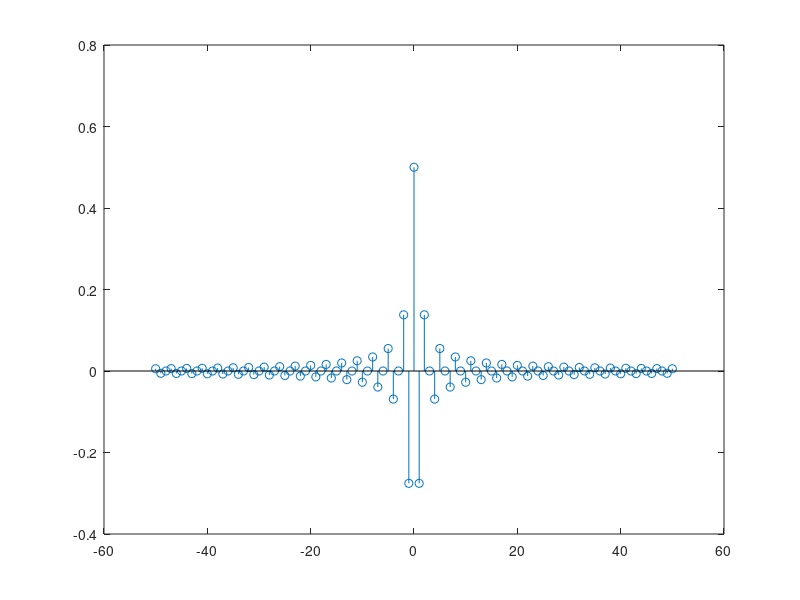
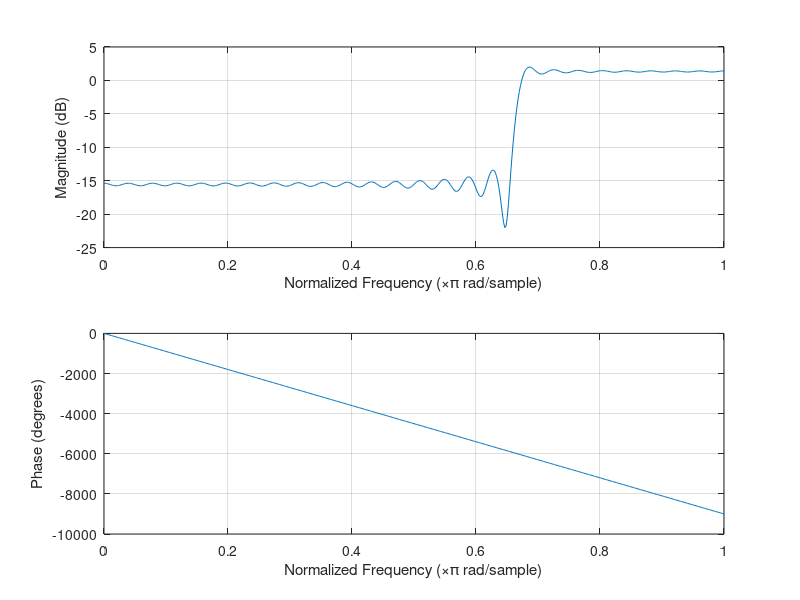
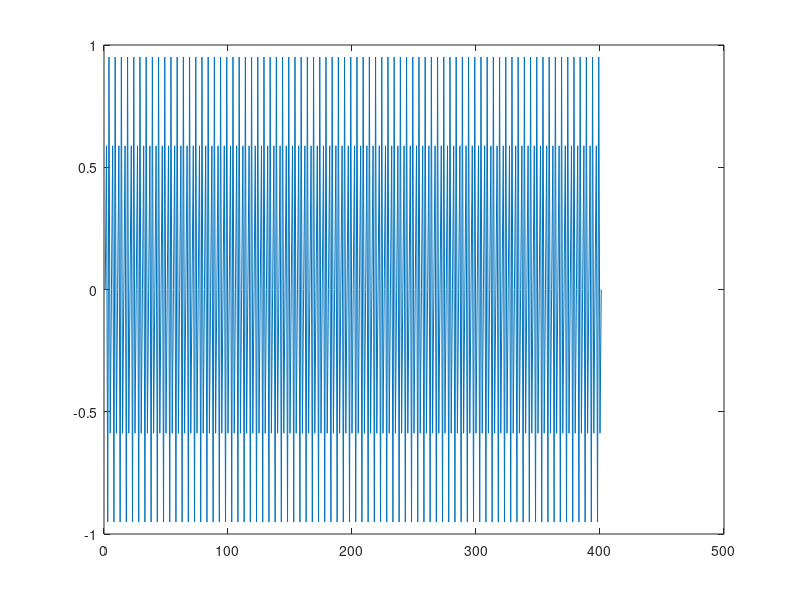
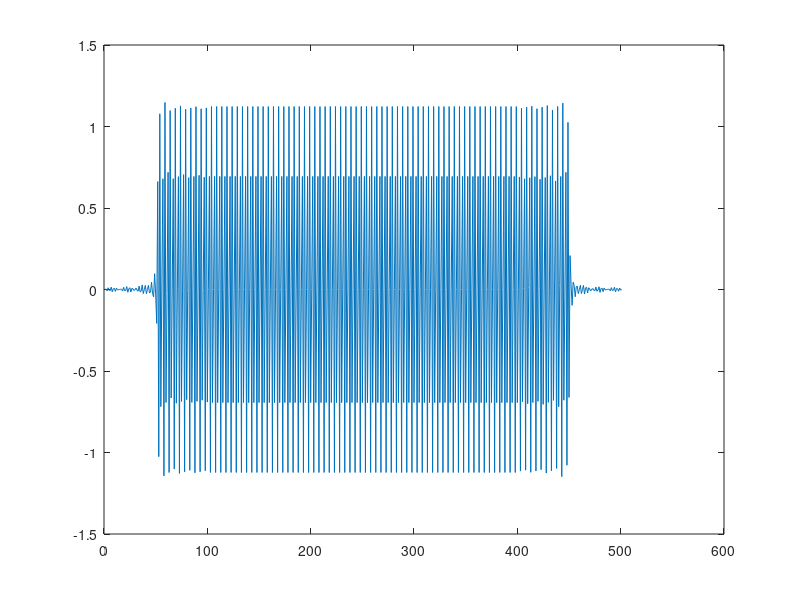

Reproduce these figures in MATLAB, in order.
clear all
clc

N=50;
h1=[];

for n=-N:N  
    if n==0
        hn=1/2;
        stem(0,1/2);
    else
        hn=((sin(n*pi)-sin(2*n*pi/3))./(n*pi));
    end
    h1 =[h1,hn];
end
figure(1);
stem(-N:N,h1);
figure(2)
freqz(h1);

m=0:400;
x=sin(0.8*pi*m);
y=conv(x,h1);
figure(3)
plot(x);
figure(4)
plot(y);